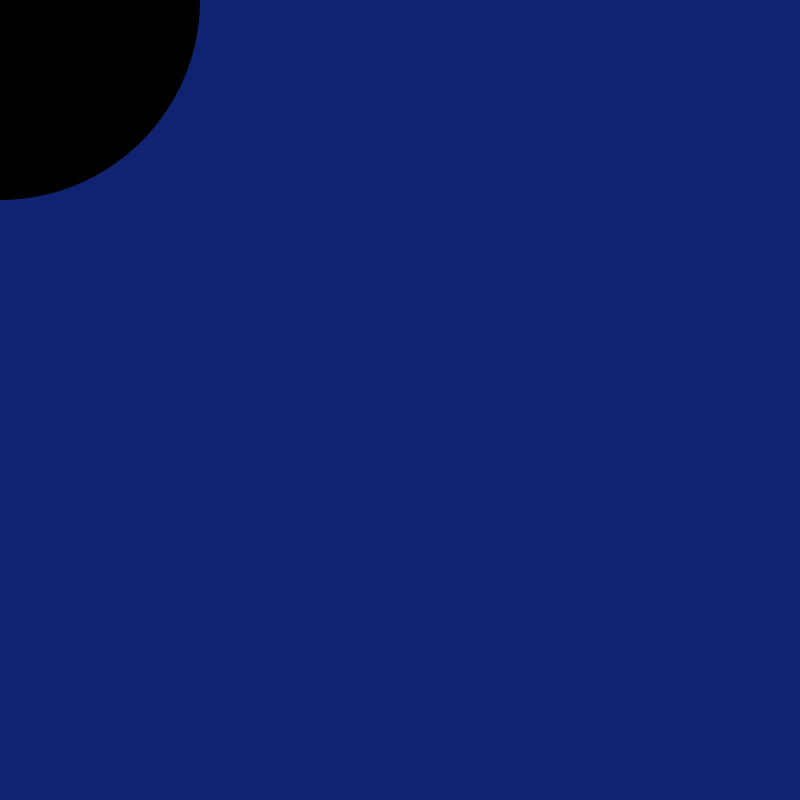
Frame 1 (no input)
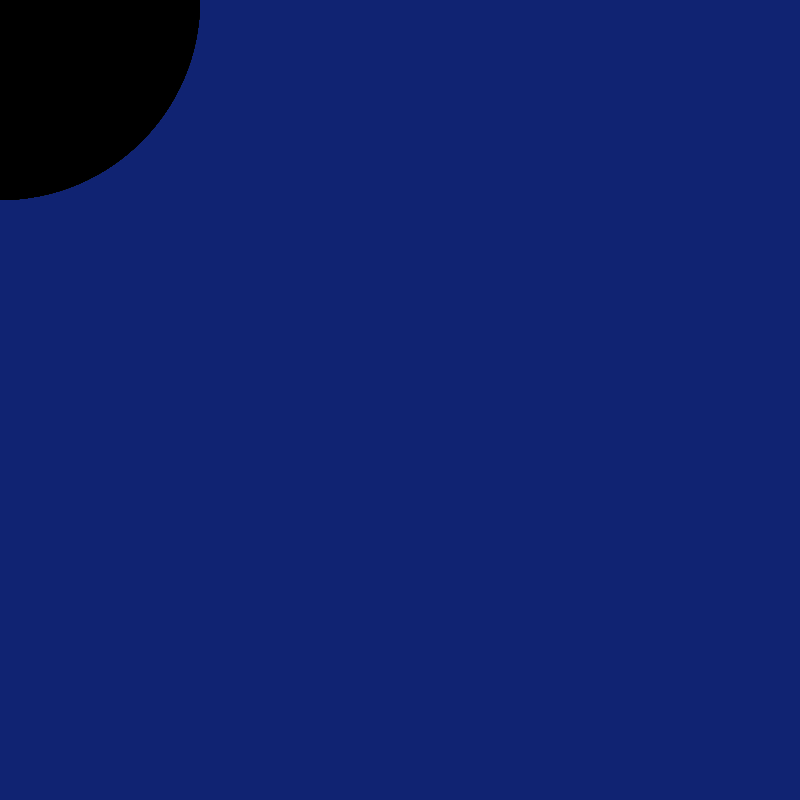
Frame 60 (the mouse pressed at the canvas centre just before this capture)
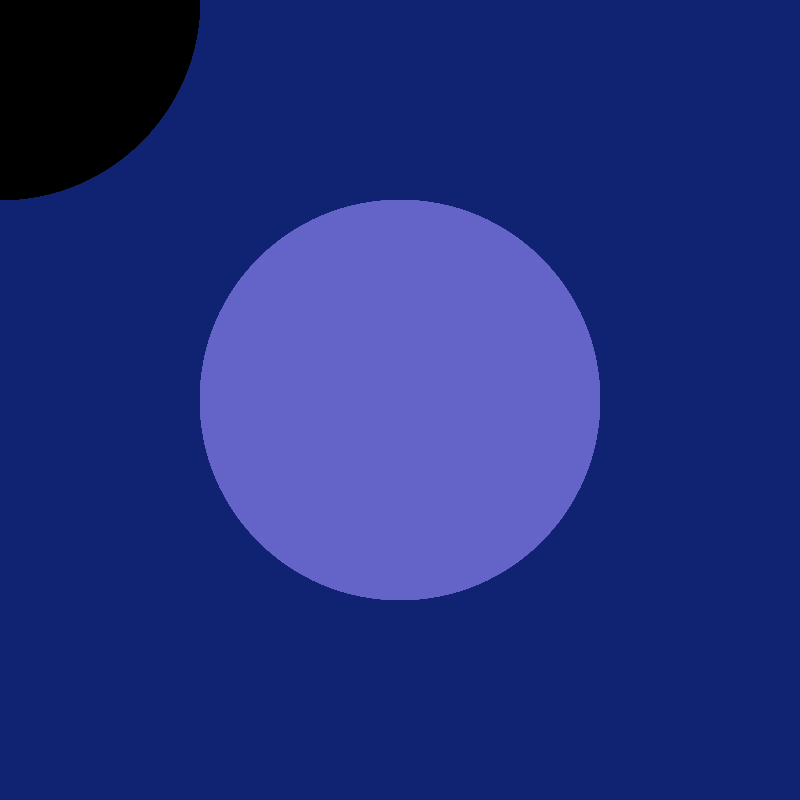
Frame 120 (the mouse held since frame 60 and released just before this capture)

The Processing sketch that drew these frames (run headless with seeded random() and noise(); from frame 60 on, the mouse is pressed at the canvas centre):

// Processing sketch: Cool_Sketch
// ── Cool_Sketch.pde
void setup (){
  size(800,800);
  background (16,35,114);
}
void draw (){
fill (mouseX/4,mouseY/4,mouseY/2);
ellipse(mouseX,mouseY,mouseX,mouseY);
noStroke();
lights();
translate(mouseX, mouseY, mouseY);
sphere(28);
if(mousePressed);{
  ellipse(mouseX,mouseY,400,400);
} 
}
